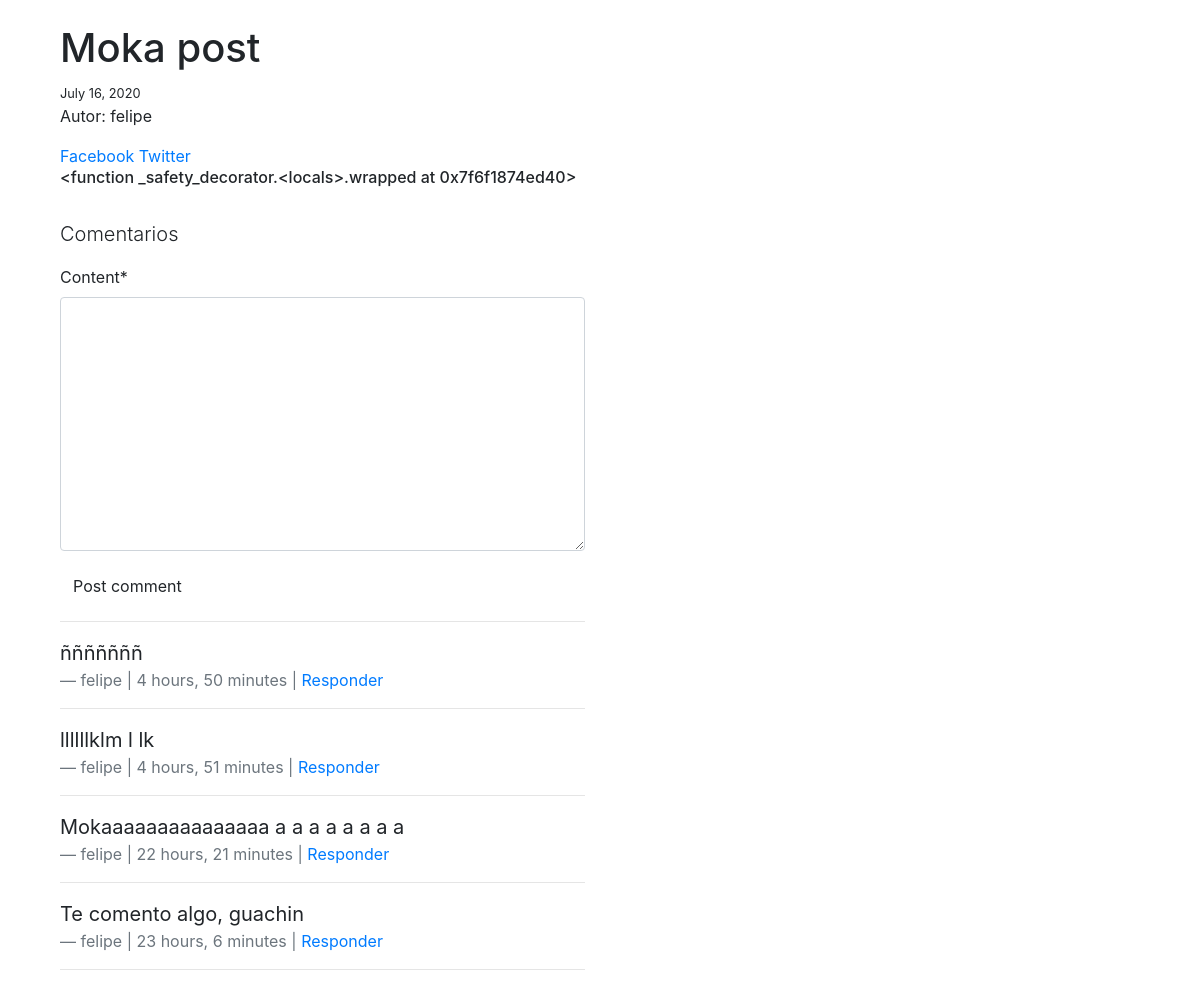
/posts/1/ (signed in), run on the app's committed database.
### blog_app/models.py (models this page shows, shortened)
class Post(models.Model):
    user = models.ForeignKey(settings.AUTH_USER_MODEL, default=1, on_delete=models.CASCADE)
    title = models.CharField(blank=True, max_length=120, null=True)
    slug = models.SlugField(unique=True)
    img = models.ImageField(upload_to=upload_location,
                            blank=True,
                            null=True,
                            height_field="height_field",
                            width_field="width_field")
    height_field = models.IntegerField(default=0)
    width_field = models.IntegerField(default=0)
    content = models.TextField(null=True)
    draft = models.BooleanField(default=False)
    publish = models.DateField(auto_now_add=False)
    update = models.DateTimeField(auto_now_add=True)
    timestamp = models.DateTimeField(auto_now_add=True)
    objects = PostManager()
    class Meta:
        verbose_name = 'post'
        verbose_name_plural = 'Posts'
        ordering = ["-id", "-timestamp", "-update"]
    def get_markdown(self):
        content = self.content
        return mark_safe(markdown(content))
    @property
    def get_content_type(self):
        instance = self
        content_type = ContentType.objects.get_for_model(instance.__class__).model
        return content_type

### comments_app/models.py (models this page shows, shortened)
class Comment(models.Model):
    user = models.ForeignKey(settings.AUTH_USER_MODEL, default=1, on_delete=models.CASCADE)
    content_type = models.ForeignKey(ContentType, on_delete=models.CASCADE)
    object_id = models.PositiveIntegerField()
    content_object = GenericForeignKey('content_type', 'object_id')
    parent = models.ForeignKey('self', null=True, blank=True, on_delete=models.CASCADE)
    content = models.TextField()
    timestamp = models.DateTimeField(auto_now_add=True)
    objects = CommentManager()
    class Meta:
        ordering = ['-timestamp']
    def children(self):
        return Comment.objects.filter(parent=self)

### blog_app/views.py (the view, shortened to what this page needs)
# urls.py: path('<id>/', post_detail, name='detail'),
def post_detail(request, id):
    instance = get_object_or_404(Post, id=id)
    share_string = quote(instance.content)
    initial_data = {
        "content_type": instance.get_content_type,
        "object_id": instance.id
            }
    comment_form = CommentForm(request.POST or None, initial=initial_data)
    comments = Comment.objects.filter_by_instance(instance)
    context = {
        "title": instance.title,
        "obj": instance,
        "share_string": share_string,
        "comments": comments,
        "comment_form": comment_form
    }
    return render(request, "post_detail.html", context)

### comments_app/forms.py
class CommentForm(forms.Form):
    content_type = forms.CharField(widget=forms.HiddenInput)
    object_id = forms.IntegerField(widget=forms.HiddenInput)
    content = forms.CharField(widget=forms.Textarea)

### blog_app/templatetags/urlify.py (called while the page is built)
@register.filter
def urlify(value):
    return quote(value)

### comments_app/models.py (called while the page is built)
    def filter_by_instance(self, instance):
        content_type = ContentType.objects.get_for_model(instance.__class__)
        obj_id = instance.id
        qs = super(CommentManager, self).filter(content_type=content_type, object_id=obj_id).filter(parent=None)
        return qs

### templates/post_detail.html (shortened to what this page needs)
{% extends "_base.html" %}
{% load urlify %}
{% load crispy_forms_tags %}
{% load markdown_deux_tags %}
{% block content %}
<div class="col-sm-6 col-sm-offset-3">
  <h1 class="">{{ title }} </h1>{% if obj.draft %} <span class="">DRAFT</span> {% endif %}
    <small>{{ obj.publish }} </small>
<p class="">Autor: {{ obj.user }}
</p>
<a href="https://www.facebook.com/sharer/sharer.php?u={{ request.build_absolute_uri }}">
  Facebook
</a>
<a href="https://twitter.com/home?status={{ instance.content|urlify  }}%20{{ request.build_absolute_uri }}">
  Twitter
</a>
<div class="row">
<div class="col-sm-12">
<h6 class="post-detail-item"> {{ obj.get_markdown }}   </h6><br>
<div class="">
  <p class="lead">Comentarios</p>
  <form method="POST" action="." class="">
    {{ comment_form|crispy }}
    <input type="submit" value='Post comment' class="btn btn-default">
  </form>
  <hr/>
  {% for com in comments  %}
  <blockquote class="blockquote">
    <p class="mb-0">{{ com.content}}</p>
    <footer class="blockquote-footer">{{ com.user }} | {{ com.timestamp|timesince }}
      | {% if com.children.count > 0 %}{{ com.children.count }} Comentarios | {% endif %}
       <a href="#" class="com-reply-btn">Responder</a>
    </footer>
  </blockquote>
<hr>
  {% endfor %}
</div>
</div>
</div>
</div>
{% endblock content %}

### data on the page
Post: title "Moka post", publish "July 16, 2020", user "felipe", get_markdown "<function _safety_decorator.<locals>.wrapped at 0x7f6f1874ed40>"
Comment: content "ñññññññ", user "felipe", timestamp "4 hours, 50 minutes"
Comment: content "llllllklm l lk", user "felipe", timestamp "4 hours, 51 minutes"
Comment: content "Mokaaaaaaaaaaaaaaa a a a a a a a a", user "felipe", timestamp "22 hours, 21 minutes"
Comment: content "Te comento algo, guachin", user "felipe", timestamp "23 hours, 6 minutes"
